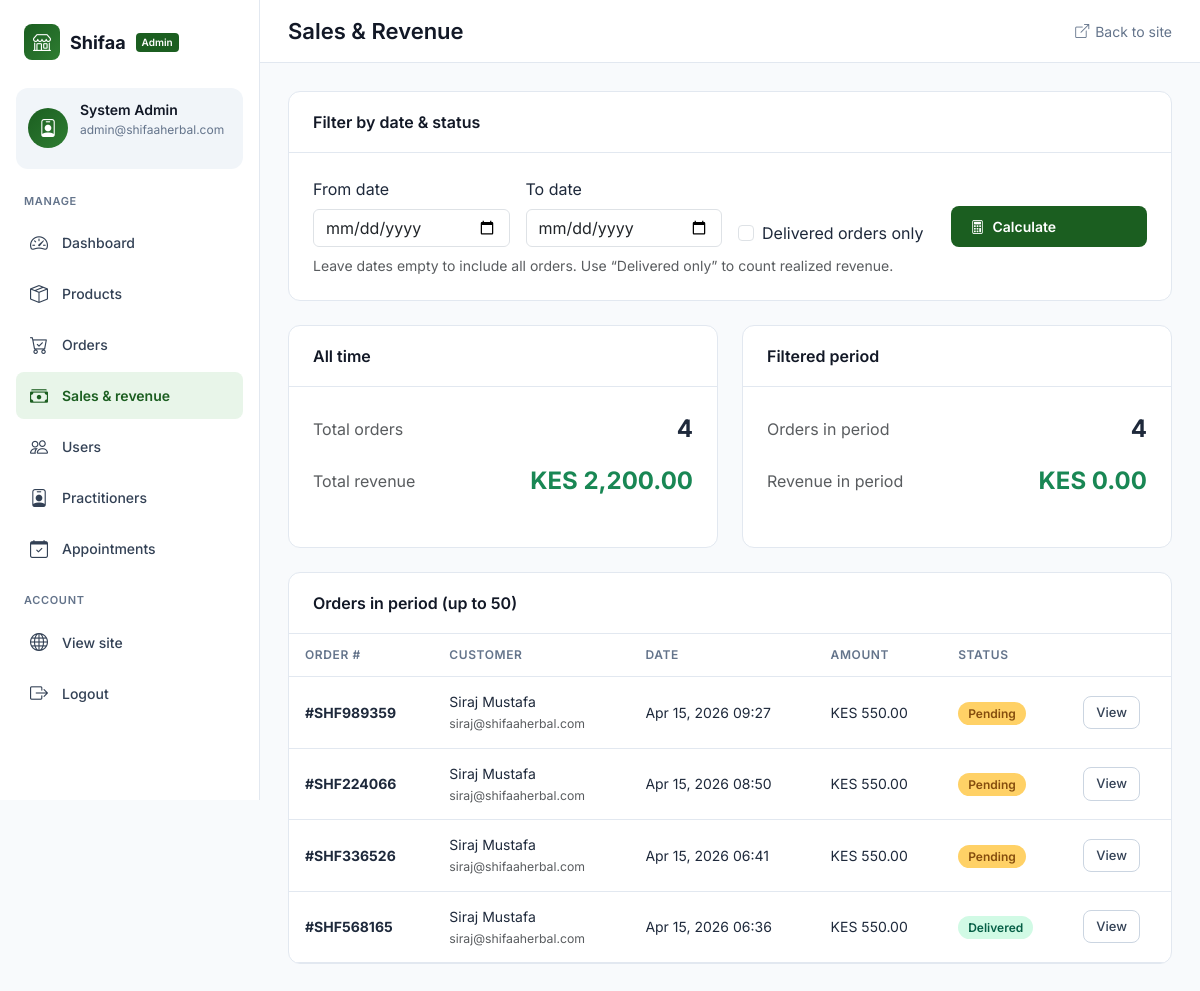
/admin/sales (signed in), run on an earlier commit of the app's database.
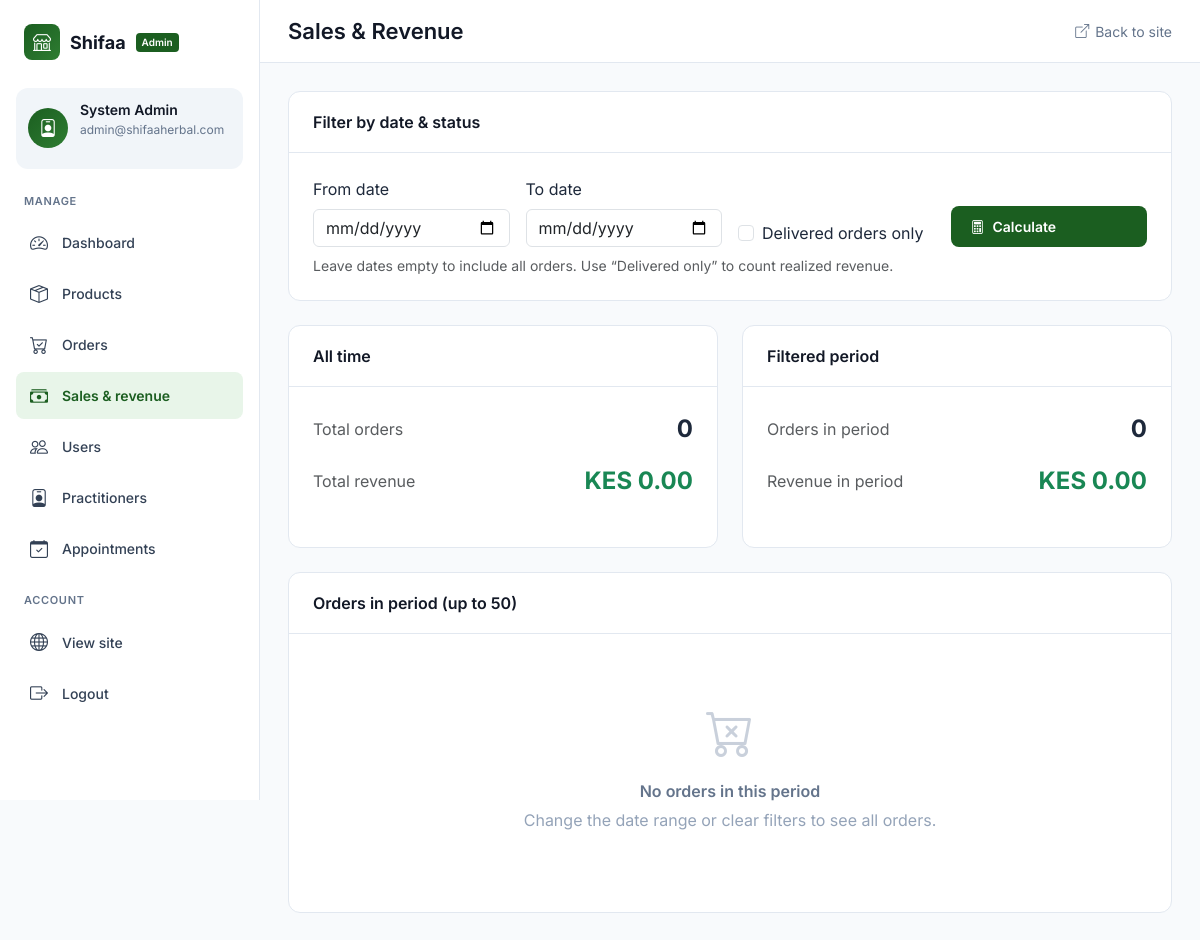
And on a later commit of the database.
### models.py (models this page shows, shortened)
class Order(db.Model):
    __tablename__ = 'order'
    id = db.Column(db.Integer, primary_key=True)
    order_number = db.Column(db.String(50), unique=True, nullable=False, index=True)  # Added index
    user_id = db.Column(db.Integer, db.ForeignKey('user.id'), nullable=False, index=True)  # Added index
    total_amount = db.Column(db.Numeric(10, 2), nullable=False)
    status = db.Column(db.String(50), default='pending', index=True)  # Added index
    shipping_address = db.Column(db.Text, nullable=False)
    delivery_option = db.Column(db.String(50), default='standard')
    payment_method = db.Column(db.String(50), default='mpesa')
    payment_status = db.Column(db.String(50), default='pending', index=True)  # Added index
    notes = db.Column(db.Text)
    created_at = db.Column(db.DateTime, default=datetime.utcnow, index=True)  # Added index
    updated_at = db.Column(db.DateTime, default=datetime.utcnow, onupdate=datetime.utcnow)
    items = db.relationship('OrderItem', backref='order', lazy='dynamic', cascade='all, delete-orphan')
    __table_args__ = (
        db.Index('idx_order_user_status', 'user_id', 'status'),
        db.Index('idx_order_created_status', 'created_at', 'status'),
    )

class User(UserMixin, db.Model):
    __tablename__ = 'user'
    id = db.Column(db.Integer, primary_key=True)
    name = db.Column(db.String(100), nullable=False)
    email = db.Column(db.String(120), unique=True, nullable=False, index=True)  # Added index
    phone = db.Column(db.String(20))
    address = db.Column(db.Text)
    role = db.Column(db.String(20), default='user', index=True)  # Added index
    password_hash = db.Column(db.String(255), nullable=False)
    created_at = db.Column(db.DateTime, default=datetime.utcnow)
    updated_at = db.Column(db.DateTime, default=datetime.utcnow, onupdate=datetime.utcnow)
    orders = db.relationship('Order', backref='user', lazy='dynamic')
    cart_items = db.relationship('CartItem', backref='user', lazy='dynamic', cascade='all, delete-orphan')
    appointments = db.relationship('Appointment', backref='user', lazy='dynamic')

### app.py (the view, shortened to what this page needs)
    @app.route("/admin/sales")
    @login_required
    @admin_required
    def admin_sales():
        from datetime import timedelta
        from models import Order
        date_from_str = request.args.get("date_from", "").strip()
        date_to_str = request.args.get("date_to", "").strip()
        delivered_only = request.args.get("delivered_only") == "on"
        page = request.args.get('page', 1, type=int)
        query = Order.query
        if delivered_only:
            query = query.filter_by(status="delivered")
        if date_from_str:
            try:
                date_from = datetime.strptime(date_from_str, "%Y-%m-%d")
                query = query.filter(Order.created_at >= date_from)
            except ValueError:
                pass
        order_count = query.count()
        revenue = db.session.query(db.func.coalesce(db.func.sum(Order.total_amount), 0)).filter(
            query.whereclause
        ).scalar() or 0 if query.whereclause else 0
        paginated_orders = query.order_by(Order.created_at.desc()).paginate(
            page=page, per_page=50, error_out=False
        )
        total_all_time = db.session.query(db.func.coalesce(db.func.sum(Order.total_amount), 0)).scalar() or 0
        total_orders_all_time = Order.query.count()
        return render_template(
            "admin/sales.html",
            date_from=date_from_str,
            date_to=date_to_str,
            delivered_only=delivered_only,
            order_count=order_count,
            revenue=float(revenue) if revenue else 0,
            total_orders_all_time=total_orders_all_time,
            total_revenue_all_time=float(total_all_time) if total_all_time else 0,
            orders=paginated_orders.items,
            pagination=paginated_orders,
            page=page,
            total_pages=paginated_orders.pages,
        )

### templates/admin/sales.html (shortened to what the changed rows need)
{% extends "admin/base.html" %}
{% block page_title %}Sales & Revenue{% endblock %}
{% block content %}
<div class="row g-4 mb-4">
    <div class="col-md-6">
        <div class="card-admin h-100">
            <div class="card-body">
                <div class="d-flex justify-content-between align-items-center mb-3">
                    <span class="text-muted">Total orders</span>
                    <strong class="fs-4">{{ total_orders_all_time }}</strong>
                </div>
                <div class="d-flex justify-content-between align-items-center">
                    <span class="text-muted">Total revenue</span>
                    <strong class="fs-4 text-success">{{ total_revenue_all_time|currency }}</strong>
                </div>
            </div>
        </div>
    </div>
    <div class="col-md-6">
        <div class="card-admin h-100">
            <div class="card-body">
                <div class="d-flex justify-content-between align-items-center mb-3">
                    <span class="text-muted">Orders in period</span>
                    <strong class="fs-4">{{ order_count }}</strong>
                </div>
            </div>
        </div>
    </div>
</div>
<div class="card-admin">
    <div class="card-body p-0">
        {% if orders %}
        <div class="table-responsive">
            <table class="table-admin">
                <thead>
                    <tr>
                        <th>Order #</th>
                        <th>Customer</th>
                        <th>Date</th>
                        <th>Amount</th>
                        <th>Status</th>
                        <th></th>
                    </tr>
                </thead>
                <tbody>
                    {% for order in orders %}
                    <tr>
                        <td><strong>#{{ order.order_number }}</strong></td>
                        <td>{{ order.user.name }}<br><small class="text-muted">{{ order.user.email }}</small></td>
                        <td>{{ order.created_at.strftime('%b %d, %Y %H:%M') }}</td>
                        <td>{{ order.total_amount|currency }}</td>
                        <td><span class="badge-status badge-{{ order.status }}">{{ order.status|title }}</span></td>
                        <td><a href="{{ url_for('admin_order_detail', order_id=order.id) }}" class="btn-sm-admin">View</a></td>
                    </tr>
                    {% endfor %}
                </tbody>
            </table>
        </div>
        {% else %}
        <div class="card-body">
            <div class="empty-state">
                <i class="bi bi-cart-x"></i>
                <h4>No orders in this period</h4>
                <p>Change the date range or clear filters to see all orders.</p>
            </div>
        </div>
        {% endif %}
    </div>
</div>
{% endblock %}

What changed in the data, as far as the page shows it:
removed Order: order_number "SHF989359", user.name "Siraj Mustafa", user.email "siraj@shifaaherbal.com", created_at "Apr 15, 2026 09:27", total_amount "KES 550.00", status "Pending"
removed Order: order_number "SHF224066", user.name "Siraj Mustafa", user.email "siraj@shifaaherbal.com", created_at "Apr 15, 2026 08:50", total_amount "KES 550.00", status "Pending"
removed Order: order_number "SHF336526", user.name "Siraj Mustafa", user.email "siraj@shifaaherbal.com", created_at "Apr 15, 2026 06:41", total_amount "KES 550.00", status "Pending"
removed Order: order_number "SHF568165", user.name "Siraj Mustafa", user.email "siraj@shifaaherbal.com", created_at "Apr 15, 2026 06:36", total_amount "KES 550.00", status "Delivered"
Also different on the page:
{{ total_orders_all_time }}: "4" → "0"
{{ total_revenue_all_time|currency }}: "KES 2,200.00" → "KES 0.00"
{{ order_count }}: "4" → "0"
text no longer shown: "ORDER # CUSTOMER DATE AMOUNT STATUS"
text now shown: "No orders in this period Change the date range or clear filters to see all orders."
